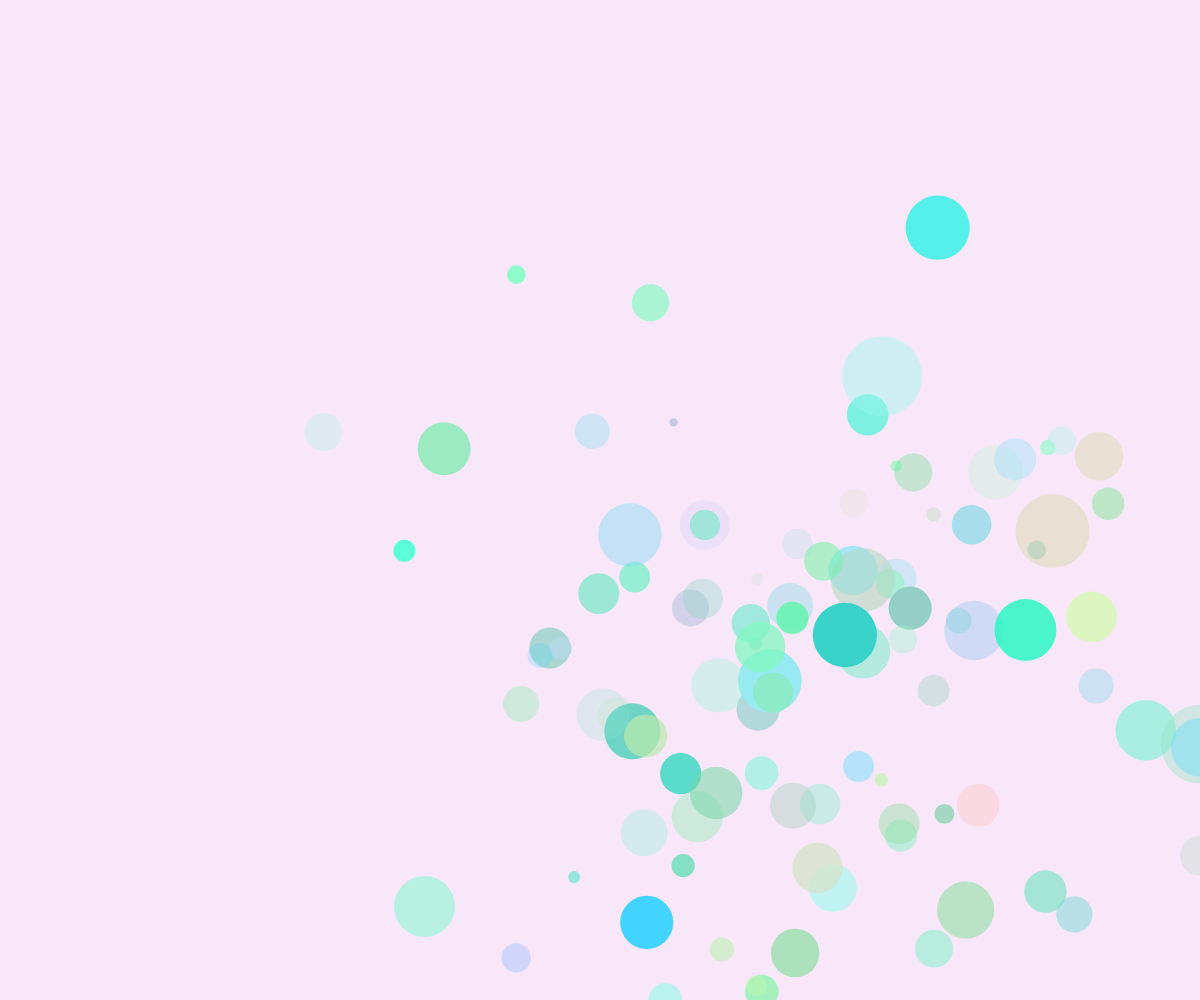
Frame 1 (no input)
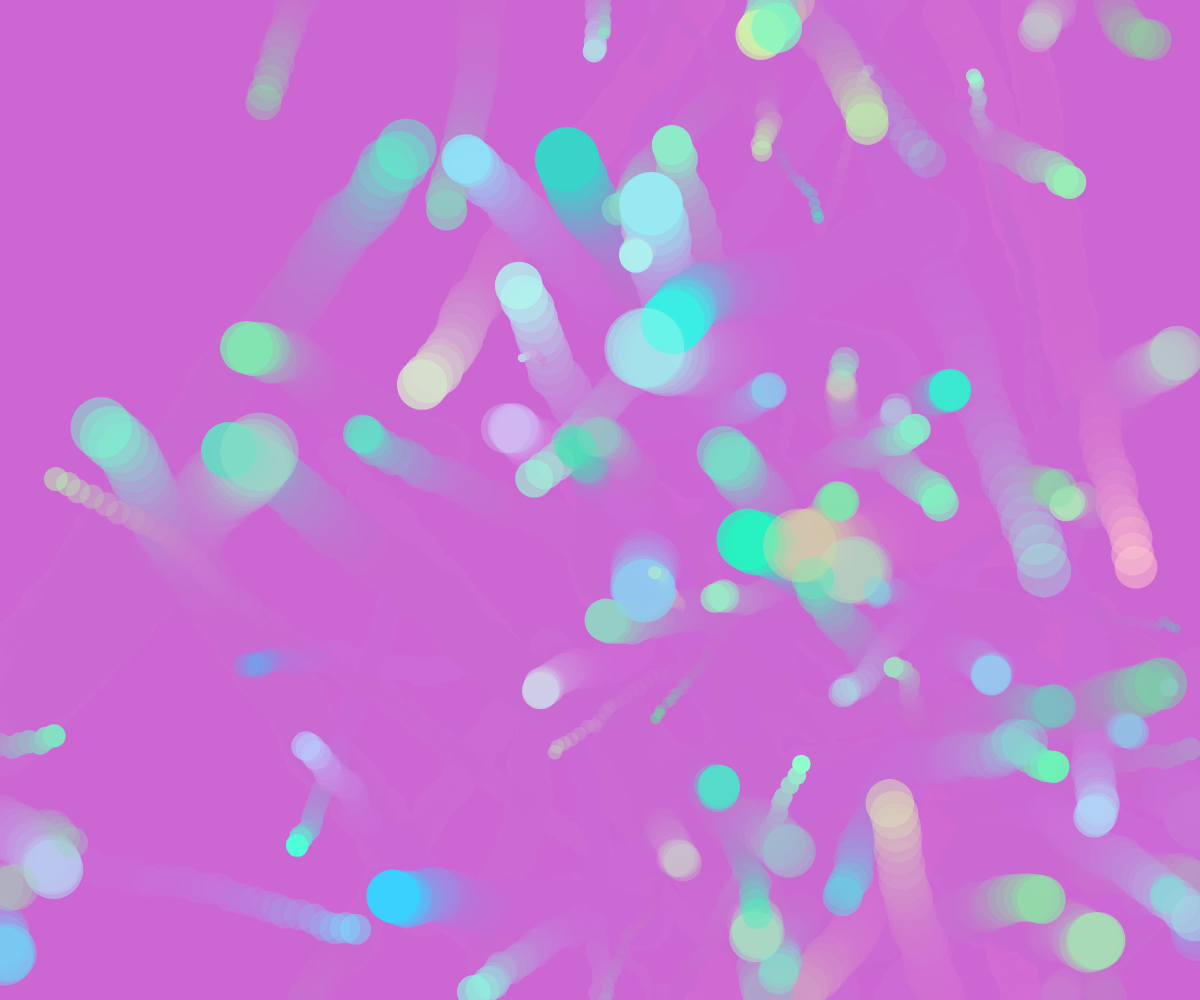
Frame 60 (no input)
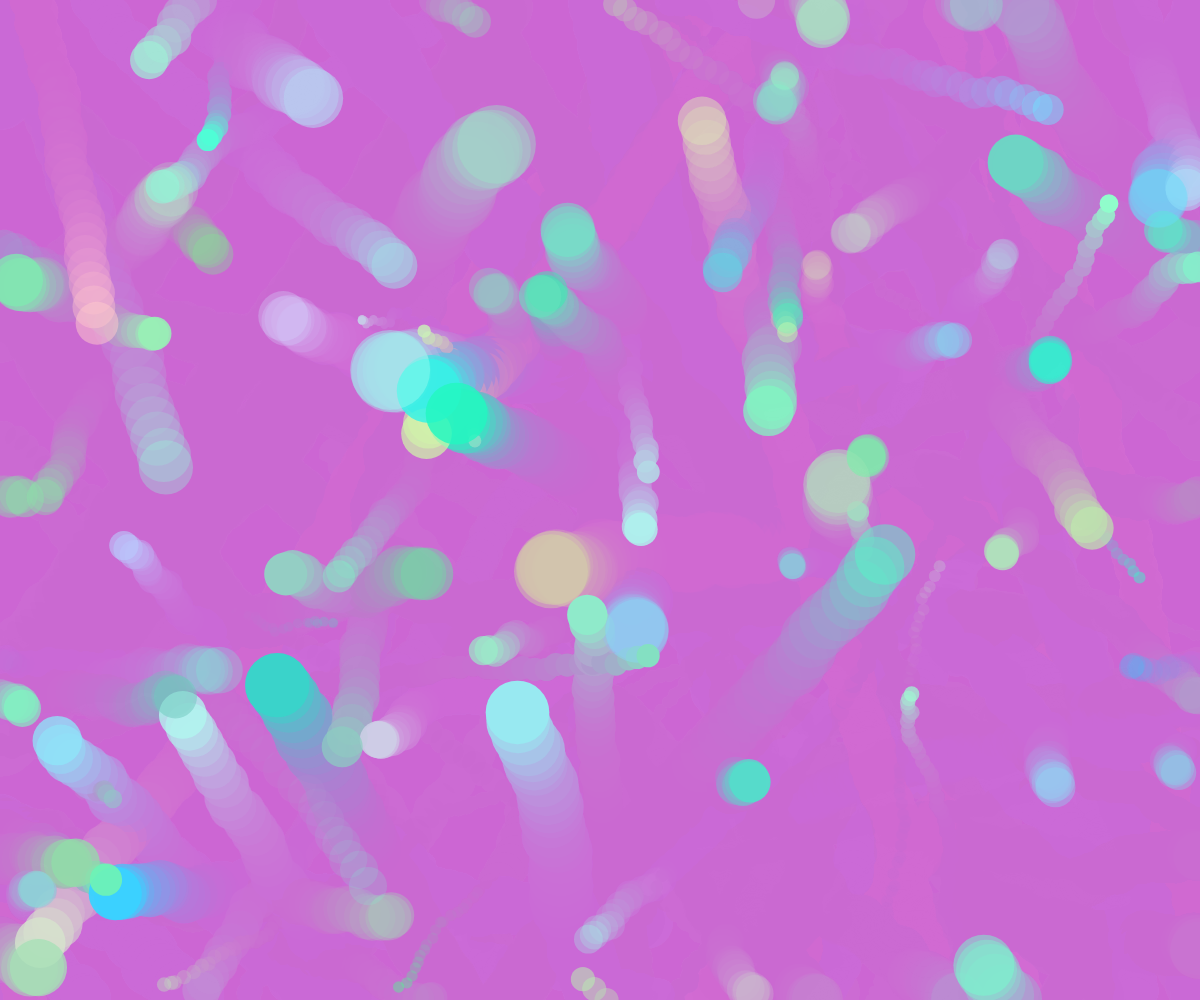
Frame 120 (the mouse pressed at the canvas centre since frame 60)

The p5.js sketch that drew these frames (run headless with seeded random() and noise() and a simulated clock; from frame 60 on, the mouse is pressed at the canvas centre):

// p5.js sketch
// ── sketch.js
var numBubbles = 100;
var bubbles = [];

function setup() {
  var canvas = createCanvas(windowWidth, windowHeight);

  for (var i = 0; i < numBubbles; i++) {
    bubbles.push(new Bubble());
  }
}

function draw() {
  background(200,100,210,40);

  for (var i=0; i < bubbles.length; i++) {
    bubbles[i].display();
    bubbles[i].move();
  }
}

function windowResized() {
  resizeCanvas(windowWidth, windowHeight);
}
// ── bubbles.js
/*
Thinking about bubbles:
Options to control / parameters:

starting position: X and Y -- could just be random, who cares
speed: how fast is it moving?
path along which it travels: linear, sinusoidal, drunk walk, etc
behavior when it hits an edge: wrap around, or bounce off?
ball color:
ball size:

Have it autoplay!
*/

function Bubble(x, y, speed){

	this.x = weightedRandom(floor(2*windowWidth/3),floor(windowWidth/6),0,windowWidth);
	this.y = weightedRandom(floor(2*windowHeight/3),floor(windowHeight/6),0,windowHeight);
	this.xSpeed = weightedRandom(0,5,-15,15);
	this.ySpeed = weightedRandom(0,5,-15,15);


	// 144,229,203 is weird cyan-ish
	this.red = weightedRandom(144, 50, 0, 255);
	this.green = weightedRandom(229, 15, 0, 255);
	this.blue = weightedRandom(203, 25, 0, 255);
	this.transp = weightedRandom(150, 60, 0, 255);

	this.radius = weightedRandom(40, 15, 0, 80);


	this.display = function() {
		noStroke();
  		fill(this.red, this.green, this.blue, this.transp);
  		ellipse(this.x, this.y, this.radius, this.radius);
	}

	this.move = function() {
		this.x = this.x - this.xSpeed - random(-4,4);
		this.y = this.y - this.ySpeed -  random(-4,4); 
		this.wrapBackOntoScreen();
	}

	this.wrapBackOntoScreen = function() {
		if (this.y < 0) {
			this.y = windowHeight;
		} else if (this.y > windowHeight) {
			this.y = 0;
		} else if (this.x < 0) {
			this.x = windowWidth;
		} else if (this.x > windowWidth) {
			this.x = 0;
		}
	}
}

function weightedRandom(mean, stDev, min, max) {
		num = randomGaussian(mean, stDev);
		if (num < min) {
			return min;
		} else if (num > max) {
			return max;
		} else {
			return num;
		}
	}
